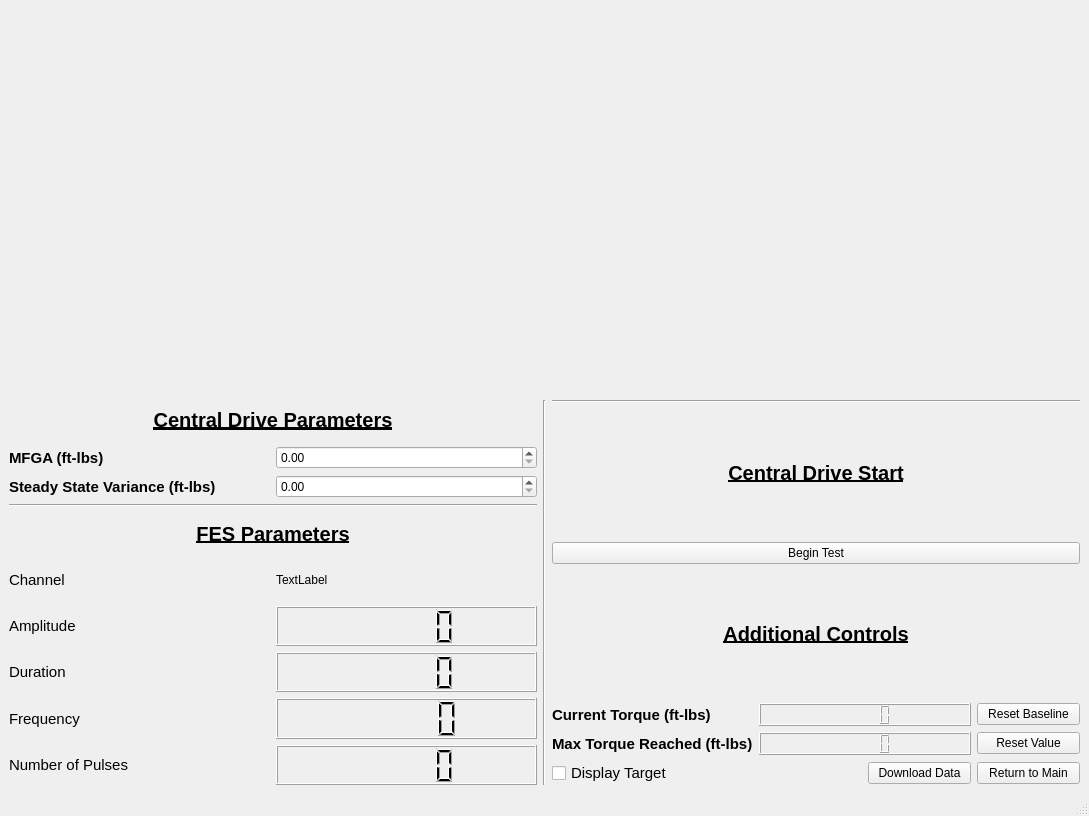
<?xml version="1.0" encoding="UTF-8"?>
<ui version="4.0">
 <class>MainWindow</class>
 <widget class="QMainWindow" name="MainWindow">
  <property name="geometry">
   <rect>
    <x>0</x>
    <y>0</y>
    <width>1089</width>
    <height>816</height>
   </rect>
  </property>
  <property name="windowTitle">
   <string>Central Drive Estimation</string>
  </property>
  <property name="styleSheet">
   <string notr="true">button.setStyleSheet(“background-color : yellow”)</string>
  </property>
  <widget class="QWidget" name="centralwidget">
   <layout class="QGridLayout" name="gridLayout_4">
    <item row="0" column="0">
     <layout class="QGridLayout" name="gridLayout_3">
      <item row="1" column="0">
       <layout class="QGridLayout" name="gridLayout">
        <item row="2" column="0">
         <widget class="QLabel" name="label_10">
          <property name="font">
           <font>
            <pointsize>11</pointsize>
            <weight>75</weight>
            <bold>true</bold>
           </font>
          </property>
          <property name="text">
           <string>Steady State Variance (ft-lbs)</string>
          </property>
         </widget>
        </item>
        <item row="6" column="0">
         <widget class="QLabel" name="label">
          <property name="font">
           <font>
            <pointsize>11</pointsize>
           </font>
          </property>
          <property name="text">
           <string>Amplitude</string>
          </property>
         </widget>
        </item>
        <item row="8" column="0">
         <widget class="QLabel" name="label_4">
          <property name="font">
           <font>
            <pointsize>11</pointsize>
           </font>
          </property>
          <property name="text">
           <string>Frequency</string>
          </property>
         </widget>
        </item>
        <item row="1" column="0">
         <widget class="QLabel" name="label_9">
          <property name="font">
           <font>
            <pointsize>11</pointsize>
            <weight>75</weight>
            <bold>true</bold>
           </font>
          </property>
          <property name="text">
           <string>MFGA (ft-lbs)</string>
          </property>
         </widget>
        </item>
        <item row="6" column="1">
         <widget class="QLCDNumber" name="committedAmp_lbl"/>
        </item>
        <item row="7" column="1">
         <widget class="QLCDNumber" name="committedDur_lbl"/>
        </item>
        <item row="7" column="0">
         <widget class="QLabel" name="label_2">
          <property name="font">
           <font>
            <pointsize>11</pointsize>
            <italic>false</italic>
           </font>
          </property>
          <property name="text">
           <string>Duration</string>
          </property>
         </widget>
        </item>
        <item row="8" column="1">
         <widget class="QLCDNumber" name="committedF_lbl"/>
        </item>
        <item row="9" column="1">
         <widget class="QLCDNumber" name="committedNp_lbl"/>
        </item>
        <item row="5" column="0">
         <widget class="QLabel" name="label_6">
          <property name="font">
           <font>
            <pointsize>11</pointsize>
           </font>
          </property>
          <property name="text">
           <string>Channel</string>
          </property>
         </widget>
        </item>
        <item row="0" column="0" colspan="2">
         <widget class="QLabel" name="label_11">
          <property name="font">
           <font>
            <pointsize>15</pointsize>
            <weight>75</weight>
            <bold>true</bold>
            <underline>true</underline>
           </font>
          </property>
          <property name="text">
           <string>Central Drive Parameters</string>
          </property>
          <property name="scaledContents">
           <bool>false</bool>
          </property>
          <property name="alignment">
           <set>Qt::AlignCenter</set>
          </property>
         </widget>
        </item>
        <item row="9" column="0">
         <widget class="QLabel" name="label_5">
          <property name="font">
           <font>
            <pointsize>11</pointsize>
           </font>
          </property>
          <property name="text">
           <string>Number of Pulses</string>
          </property>
         </widget>
        </item>
        <item row="5" column="1">
         <widget class="QLabel" name="channel_lbl">
          <property name="text">
           <string>TextLabel</string>
          </property>
         </widget>
        </item>
        <item row="4" column="0" colspan="2">
         <widget class="QLabel" name="label_3">
          <property name="font">
           <font>
            <pointsize>15</pointsize>
            <weight>75</weight>
            <bold>true</bold>
            <underline>true</underline>
           </font>
          </property>
          <property name="text">
           <string>FES Parameters</string>
          </property>
          <property name="scaledContents">
           <bool>false</bool>
          </property>
          <property name="alignment">
           <set>Qt::AlignCenter</set>
          </property>
         </widget>
        </item>
        <item row="3" column="0" colspan="2">
         <widget class="Line" name="line_3">
          <property name="orientation">
           <enum>Qt::Horizontal</enum>
          </property>
         </widget>
        </item>
        <item row="1" column="1">
         <widget class="QDoubleSpinBox" name="mfga_sp"/>
        </item>
        <item row="2" column="1">
         <widget class="QDoubleSpinBox" name="variance_sp"/>
        </item>
       </layout>
      </item>
      <item row="0" column="0" colspan="3">
       <layout class="QVBoxLayout" name="verticalLayout">
        <item>
         <widget class="QWidget" name="TorquePlot" native="true">
          <property name="styleSheet">
           <string notr="true"/>
          </property>
          <layout class="QHBoxLayout" name="horizontalLayout"/>
         </widget>
        </item>
       </layout>
      </item>
      <item row="1" column="1">
       <widget class="Line" name="line">
        <property name="orientation">
         <enum>Qt::Vertical</enum>
        </property>
       </widget>
      </item>
      <item row="1" column="2">
       <layout class="QGridLayout" name="gridLayout_2">
        <item row="8" column="0">
         <widget class="QLabel" name="label_7">
          <property name="font">
           <font>
            <pointsize>11</pointsize>
            <weight>75</weight>
            <bold>true</bold>
           </font>
          </property>
          <property name="text">
           <string>Max Torque Reached (ft-lbs)</string>
          </property>
         </widget>
        </item>
        <item row="9" column="3">
         <widget class="QPushButton" name="returnToMain_pb">
          <property name="autoFillBackground">
           <bool>false</bool>
          </property>
          <property name="styleSheet">
           <string notr="true"/>
          </property>
          <property name="text">
           <string>Return to Main</string>
          </property>
         </widget>
        </item>
        <item row="9" column="2">
         <widget class="QPushButton" name="download_pb">
          <property name="text">
           <string>Download Data</string>
          </property>
         </widget>
        </item>
        <item row="4" column="0" colspan="4">
         <widget class="QLabel" name="label_13">
          <property name="font">
           <font>
            <pointsize>15</pointsize>
            <weight>75</weight>
            <bold>true</bold>
            <underline>true</underline>
           </font>
          </property>
          <property name="text">
           <string>Central Drive Start</string>
          </property>
          <property name="scaledContents">
           <bool>false</bool>
          </property>
          <property name="alignment">
           <set>Qt::AlignCenter</set>
          </property>
         </widget>
        </item>
        <item row="9" column="0">
         <widget class="QCheckBox" name="target_cb">
          <property name="font">
           <font>
            <pointsize>11</pointsize>
           </font>
          </property>
          <property name="text">
           <string>Display Target</string>
          </property>
         </widget>
        </item>
        <item row="8" column="1" colspan="2">
         <widget class="QLCDNumber" name="maxTorque_lcd"/>
        </item>
        <item row="7" column="3">
         <widget class="QPushButton" name="resetBaseline_pb">
          <property name="text">
           <string>Reset Baseline</string>
          </property>
         </widget>
        </item>
        <item row="7" column="0">
         <widget class="QLabel" name="label_8">
          <property name="font">
           <font>
            <pointsize>11</pointsize>
            <weight>75</weight>
            <bold>true</bold>
           </font>
          </property>
          <property name="text">
           <string>Current Torque (ft-lbs)</string>
          </property>
         </widget>
        </item>
        <item row="3" column="0" colspan="4">
         <widget class="Line" name="line_2">
          <property name="orientation">
           <enum>Qt::Horizontal</enum>
          </property>
         </widget>
        </item>
        <item row="8" column="3">
         <widget class="QPushButton" name="maxTorqueReset_pb">
          <property name="text">
           <string>Reset Value</string>
          </property>
         </widget>
        </item>
        <item row="6" column="0" colspan="4">
         <widget class="QLabel" name="label_12">
          <property name="font">
           <font>
            <pointsize>15</pointsize>
            <weight>75</weight>
            <bold>true</bold>
            <underline>true</underline>
           </font>
          </property>
          <property name="text">
           <string>Additional Controls</string>
          </property>
          <property name="scaledContents">
           <bool>false</bool>
          </property>
          <property name="alignment">
           <set>Qt::AlignCenter</set>
          </property>
         </widget>
        </item>
        <item row="7" column="1" colspan="2">
         <widget class="QLCDNumber" name="currentTorque_lcd"/>
        </item>
        <item row="5" column="0" colspan="4">
         <widget class="QPushButton" name="beginTest_pb">
          <property name="text">
           <string>Begin Test</string>
          </property>
         </widget>
        </item>
       </layout>
      </item>
     </layout>
    </item>
   </layout>
  </widget>
  <widget class="QMenuBar" name="menubar">
   <property name="geometry">
    <rect>
     <x>0</x>
     <y>0</y>
     <width>1089</width>
     <height>26</height>
    </rect>
   </property>
  </widget>
  <widget class="QStatusBar" name="statusbar"/>
 </widget>
 <resources/>
 <connections/>
</ui>
